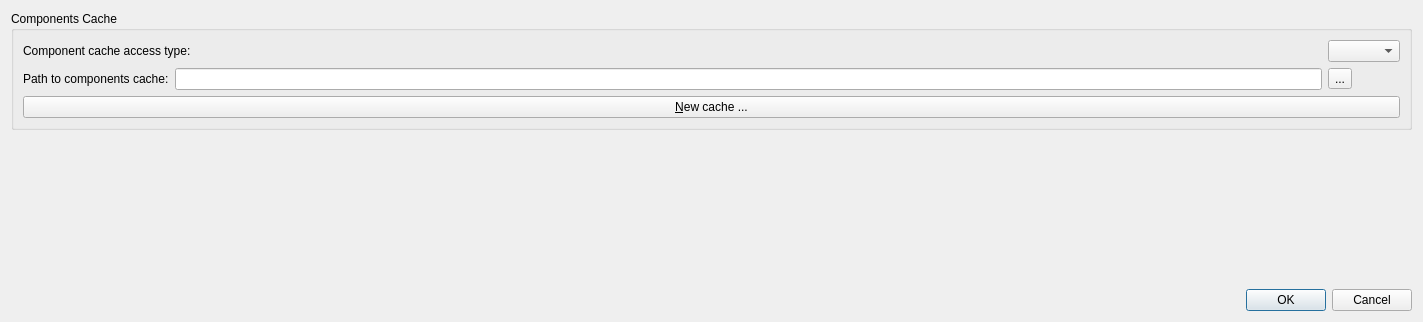
<?xml version="1.0" encoding="UTF-8"?>
<ui version="4.0">
 <class>settingsDialog</class>
 <widget class="QDialog" name="settingsDialog">
  <property name="geometry">
   <rect>
    <x>0</x>
    <y>0</y>
    <width>1423</width>
    <height>322</height>
   </rect>
  </property>
  <property name="sizePolicy">
   <sizepolicy hsizetype="Preferred" vsizetype="Minimum">
    <horstretch>0</horstretch>
    <verstretch>0</verstretch>
   </sizepolicy>
  </property>
  <property name="windowTitle">
   <string>Dialog</string>
  </property>
  <layout class="QGridLayout" name="gridLayout_2">
   <item row="0" column="0">
    <widget class="QGroupBox" name="groupBox">
     <property name="title">
      <string>Components Cache</string>
     </property>
     <layout class="QGridLayout" name="gridLayout">
      <item row="0" column="0" colspan="2">
       <widget class="QLabel" name="label_2">
        <property name="text">
         <string>Component cache access type:</string>
        </property>
       </widget>
      </item>
      <item row="0" column="2">
       <spacer name="horizontalSpacer">
        <property name="orientation">
         <enum>Qt::Horizontal</enum>
        </property>
        <property name="sizeHint" stdset="0">
         <size>
          <width>927</width>
          <height>20</height>
         </size>
        </property>
       </spacer>
      </item>
      <item row="1" column="0">
       <widget class="QLabel" name="label">
        <property name="text">
         <string>Path to components cache:</string>
        </property>
       </widget>
      </item>
      <item row="1" column="1" colspan="3">
       <widget class="QLineEdit" name="settingsComponentCache"/>
      </item>
      <item row="1" column="4">
       <widget class="QToolButton" name="settingsChooseComponentCache">
        <property name="text">
         <string>...</string>
        </property>
       </widget>
      </item>
      <item row="2" column="0" colspan="5">
       <widget class="QPushButton" name="newCache">
        <property name="text">
         <string>&amp;New cache ...</string>
        </property>
       </widget>
      </item>
      <item row="0" column="4">
       <widget class="QComboBox" name="settingsCacheAccessType"/>
      </item>
     </layout>
    </widget>
   </item>
   <item row="2" column="0">
    <widget class="QDialogButtonBox" name="buttonBox">
     <property name="orientation">
      <enum>Qt::Horizontal</enum>
     </property>
     <property name="standardButtons">
      <set>QDialogButtonBox::Cancel|QDialogButtonBox::Ok</set>
     </property>
    </widget>
   </item>
   <item row="1" column="0">
    <spacer name="verticalSpacer">
     <property name="orientation">
      <enum>Qt::Vertical</enum>
     </property>
     <property name="sizeHint" stdset="0">
      <size>
       <width>20</width>
       <height>40</height>
      </size>
     </property>
    </spacer>
   </item>
  </layout>
 </widget>
 <resources/>
 <connections>
  <connection>
   <sender>buttonBox</sender>
   <signal>accepted()</signal>
   <receiver>settingsDialog</receiver>
   <slot>accept()</slot>
   <hints>
    <hint type="sourcelabel">
     <x>224</x>
     <y>495</y>
    </hint>
    <hint type="destinationlabel">
     <x>157</x>
     <y>274</y>
    </hint>
   </hints>
  </connection>
  <connection>
   <sender>buttonBox</sender>
   <signal>rejected()</signal>
   <receiver>settingsDialog</receiver>
   <slot>reject()</slot>
   <hints>
    <hint type="sourcelabel">
     <x>292</x>
     <y>501</y>
    </hint>
    <hint type="destinationlabel">
     <x>286</x>
     <y>274</y>
    </hint>
   </hints>
  </connection>
 </connections>
</ui>
